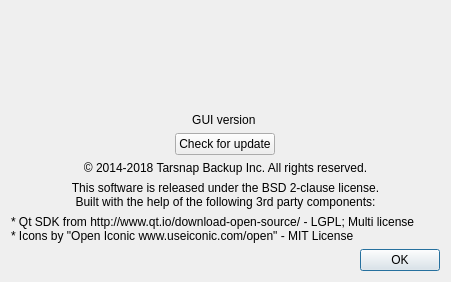
<?xml version="1.0" encoding="UTF-8"?>
<ui version="4.0">
 <class>AboutDialog</class>
 <widget class="QDialog" name="AboutDialog">
  <property name="geometry">
   <rect>
    <x>0</x>
    <y>0</y>
    <width>447</width>
    <height>386</height>
   </rect>
  </property>
  <property name="windowTitle">
   <string>About Tarsnap GUI</string>
  </property>
  <layout class="QVBoxLayout" name="verticalLayout">
   <property name="spacing">
    <number>6</number>
   </property>
   <property name="sizeConstraint">
    <enum>QLayout::SetFixedSize</enum>
   </property>
   <item alignment="Qt::AlignHCenter">
    <widget class="QLabel" name="tarsnapLogo">
     <property name="sizePolicy">
      <sizepolicy hsizetype="Fixed" vsizetype="Fixed">
       <horstretch>0</horstretch>
       <verstretch>0</verstretch>
      </sizepolicy>
     </property>
     <property name="minimumSize">
      <size>
       <width>429</width>
       <height>96</height>
      </size>
     </property>
     <property name="styleSheet">
      <string notr="true">#tarsnapLogo {
image:url(:/logos/tarsnap-header.png);
}</string>
     </property>
    </widget>
   </item>
   <item>
    <widget class="QLabel" name="versionLabel">
     <property name="text">
      <string>GUI version </string>
     </property>
     <property name="alignment">
      <set>Qt::AlignCenter</set>
     </property>
     <property name="textInteractionFlags">
      <set>Qt::LinksAccessibleByMouse|Qt::TextSelectableByMouse</set>
     </property>
    </widget>
   </item>
   <item alignment="Qt::AlignHCenter">
    <widget class="QPushButton" name="checkUpdateButton">
     <property name="sizePolicy">
      <sizepolicy hsizetype="Fixed" vsizetype="Fixed">
       <horstretch>0</horstretch>
       <verstretch>0</verstretch>
      </sizepolicy>
     </property>
     <property name="toolTip">
      <string>Look for new version of Tarsnap GUI upstream</string>
     </property>
     <property name="text">
      <string>Check for update</string>
     </property>
    </widget>
   </item>
   <item>
    <widget class="QLabel" name="copyrightLabel">
     <property name="text">
      <string>© 2014-2018 Tarsnap Backup Inc. All rights reserved.</string>
     </property>
     <property name="alignment">
      <set>Qt::AlignCenter</set>
     </property>
     <property name="wordWrap">
      <bool>true</bool>
     </property>
     <property name="textInteractionFlags">
      <set>Qt::LinksAccessibleByMouse|Qt::TextSelectableByMouse</set>
     </property>
    </widget>
   </item>
   <item>
    <widget class="QLabel" name="licenseLabel">
     <property name="text">
      <string>This software is released under the BSD 2-clause license.
Built with the help of the following 3rd party components:</string>
     </property>
     <property name="alignment">
      <set>Qt::AlignCenter</set>
     </property>
     <property name="textInteractionFlags">
      <set>Qt::LinksAccessibleByMouse|Qt::TextSelectableByMouse</set>
     </property>
    </widget>
   </item>
   <item>
    <widget class="QLabel" name="otherSoftwareLabel">
     <property name="text">
      <string>* Qt SDK from http://www.qt.io/download-open-source/ - LGPL; Multi license
* Icons by &quot;Open Iconic www.useiconic.com/open&quot; - MIT License</string>
     </property>
     <property name="wordWrap">
      <bool>true</bool>
     </property>
     <property name="margin">
      <number>6</number>
     </property>
     <property name="textInteractionFlags">
      <set>Qt::LinksAccessibleByMouse|Qt::TextSelectableByMouse</set>
     </property>
    </widget>
   </item>
   <item>
    <widget class="QDialogButtonBox" name="buttonBox">
     <property name="standardButtons">
      <set>QDialogButtonBox::Ok</set>
     </property>
    </widget>
   </item>
  </layout>
 </widget>
 <resources/>
 <connections/>
</ui>
